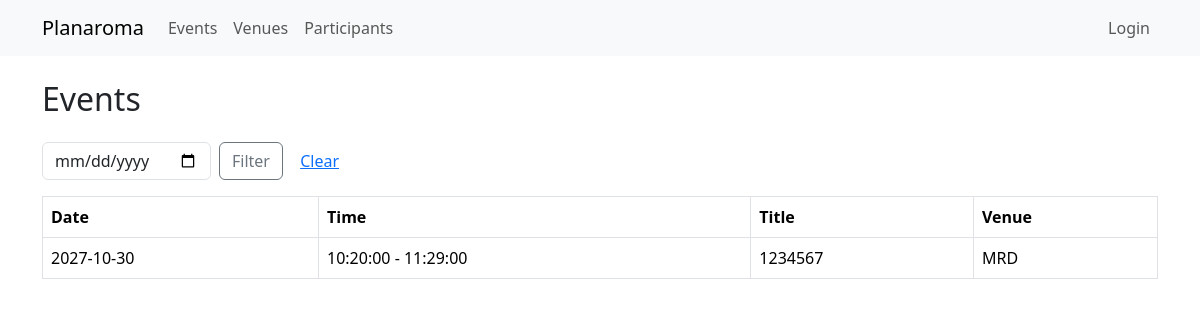
Before: /events with the older database file.
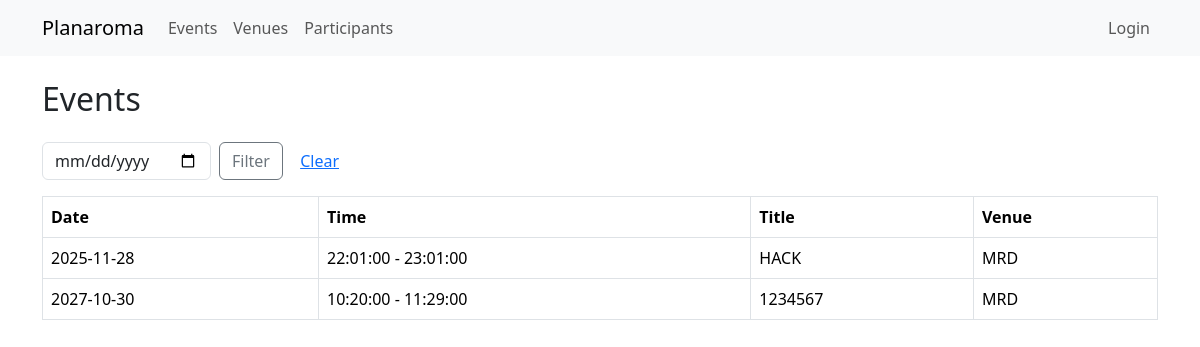
After: the same page with the newer database file.
### app/models.py (models this page shows, shortened)
class Event(db.Model):
    id = db.Column(db.Integer, primary_key=True)
    title = db.Column(db.String(120), nullable=False)
    description = db.Column(db.Text)
    date = db.Column(db.Date, nullable=False)
    start_time = db.Column(db.Time, nullable=False)
    end_time = db.Column(db.Time, nullable=False)
    venue_id = db.Column(db.Integer, db.ForeignKey('venue.id'), nullable=False)
    participants = db.relationship('Participant', secondary=event_participants, back_populates='events')

class Venue(db.Model):
    id = db.Column(db.Integer, primary_key=True)
    name = db.Column(db.String(150), nullable=False, unique=True)
    capacity = db.Column(db.Integer, nullable=False, default=0)
    resources_list = db.relationship('Resource', back_populates='venue', cascade='all, delete-orphan')
    events = db.relationship('Event', backref='venue', lazy=True, cascade='all, delete-orphan')

### app/routes.py (the view)
@main_bp.route('/events')
def list_events():
    q_date = request.args.get('date')
    if q_date:
        try:
            dt = datetime.strptime(q_date, '%Y-%m-%d').date()
            events = Event.query.filter_by(date=dt).order_by(Event.start_time).all()
        except Exception:
            events = Event.query.order_by(Event.date, Event.start_time).all()
    else:
        events = Event.query.order_by(Event.date, Event.start_time).all()
    return render_template('events/list.html', events=events)

### app/templates/events/list.html (shortened to what this page needs)
{% extends 'base.html' %}
{% block content %}
<div class="d-flex justify-content-between align-items-center mb-3">
    <h2>Events</h2>
</div>
<form class="row g-2 mb-3" method="get" action="{{ url_for('main.list_events') }}">
    <div class="col-auto">
        <input type="date" name="date" class="form-control" value="{{ request.args.get('date','') }}">
    </div>
    <div class="col-auto">
        <button class="btn btn-outline-secondary">Filter</button>
        <a href="{{ url_for('main.list_events') }}" class="btn btn-link">Clear</a>
    </div>
</form>
<table class="table table-bordered">
    <thead>
        <tr>
            <th>Date</th>
            <th>Time</th>
            <th>Title</th>
            <th>Venue</th>
        </tr>
    </thead>
    <tbody>
        {% for e in events %}
        <tr>
            <td>{{ e.date }}</td>
            <td>{{ e.start_time }} - {{ e.end_time }}</td>
            <td>{{ e.title }}</td>
            <td>{{ e.venue.name if e.venue else 'N/A' }}</td>
        </tr>
        {% else %}
        <tr><td colspan="5" class="text-center">No events yet.</td></tr>
        {% endfor %}
    </tbody>
</table>
{% endblock %}

### app/templates/base.html (shortened to what this page needs)
<!doctype html>
<html lang="en">
<head>
    <link href="https://cdn.jsdelivr.net/npm/bootstrap@5.3.2/dist/css/bootstrap.min.css" rel="stylesheet">
</head>
<body>
<nav class="navbar navbar-expand-lg navbar-light bg-light mb-4">
  <div class="container">
    <a class="navbar-brand" href="{{ url_for('main.dashboard') }}">
        Planaroma
    </a>
    <div class="collapse navbar-collapse" id="navbarNav">
      <ul class="navbar-nav me-auto">
        <li class="nav-item">
          <a class="nav-link" href="{{ url_for('main.list_events') }}">Events</a>
        </li>
        <li class="nav-item">
          <a class="nav-link" href="{{ url_for('main.list_venues') }}">Venues</a>
        </li>
        <li class="nav-item">
          <a class="nav-link" href="{{ url_for('main.list_participants') }}">Participants</a>
        </li>
      </ul>
      <ul class="navbar-nav ms-auto">
        {% if current_user.is_authenticated %}
          <li class="nav-item">
            <a class="nav-link">Hi {{ current_user.username }}</a>
          </li>
          <li class="nav-item">
            <a class="nav-link" href="{{ url_for('auth.logout') }}">Logout</a>
          </li>
        {% else %}
          <li class="nav-item">
            <a class="nav-link" href="{{ url_for('auth.login') }}">Login</a>
          </li>
        {% endif %}
      </ul>
    </div>
  </div>
</nav>
<div class="container">
    {% block content %}{% endblock %}
</div>
</body>
</html>

Changed rows visible on the page:
added Event: date "2025-11-28", start_time "22:01:00", end_time "23:01:00", title "HACK", venue "MRD"
